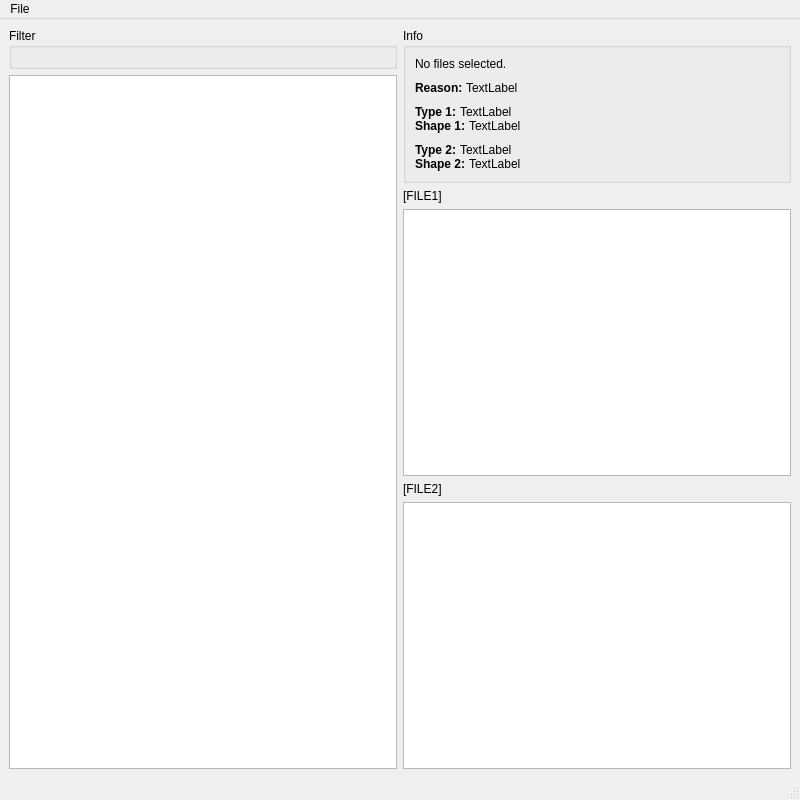
<?xml version="1.0" encoding="UTF-8"?>
<ui version="4.0">
 <class>MainWindow</class>
 <widget class="QMainWindow" name="MainWindow">
  <property name="geometry">
   <rect>
    <x>0</x>
    <y>0</y>
    <width>800</width>
    <height>800</height>
   </rect>
  </property>
  <property name="windowTitle">
   <string>Settings Diff</string>
  </property>
  <widget class="QWidget" name="centralwidget">
   <layout class="QVBoxLayout" name="verticalLayout">
    <item>
     <layout class="QHBoxLayout" name="horizontalLayout" stretch="1,1">
      <item>
       <layout class="QVBoxLayout" name="verticalLayout_4">
        <property name="leftMargin">
         <number>0</number>
        </property>
        <property name="topMargin">
         <number>0</number>
        </property>
        <item>
         <widget class="QGroupBox" name="gbFilter">
          <property name="title">
           <string>Filter</string>
          </property>
          <layout class="QVBoxLayout" name="filterLayout">
           <property name="spacing">
            <number>0</number>
           </property>
          </layout>
         </widget>
        </item>
        <item>
         <widget class="QListWidget" name="listWidget"/>
        </item>
       </layout>
      </item>
      <item>
       <layout class="QVBoxLayout" name="verticalLayout_2">
        <property name="leftMargin">
         <number>0</number>
        </property>
        <item>
         <widget class="QGroupBox" name="groupBox">
          <property name="title">
           <string>Info</string>
          </property>
          <layout class="QVBoxLayout" name="verticalLayout_3">
           <property name="spacing">
            <number>0</number>
           </property>
           <item>
            <widget class="QLabel" name="lblStatus">
             <property name="text">
              <string>No files selected.</string>
             </property>
            </widget>
           </item>
           <item>
            <layout class="QHBoxLayout" name="horizontalLayout_6" stretch="0,1">
             <property name="topMargin">
              <number>10</number>
             </property>
             <item>
              <widget class="QLabel" name="label_5">
               <property name="font">
                <font>
                 <weight>75</weight>
                 <bold>true</bold>
                </font>
               </property>
               <property name="text">
                <string>Reason: </string>
               </property>
              </widget>
             </item>
             <item>
              <widget class="QLabel" name="lblReason">
               <property name="text">
                <string>TextLabel</string>
               </property>
              </widget>
             </item>
            </layout>
           </item>
           <item>
            <layout class="QHBoxLayout" name="horizontalLayout_2" stretch="0,1">
             <property name="topMargin">
              <number>10</number>
             </property>
             <item>
              <widget class="QLabel" name="label">
               <property name="font">
                <font>
                 <weight>75</weight>
                 <bold>true</bold>
                </font>
               </property>
               <property name="text">
                <string>Type 1: </string>
               </property>
              </widget>
             </item>
             <item>
              <widget class="QLabel" name="lblType1">
               <property name="text">
                <string>TextLabel</string>
               </property>
              </widget>
             </item>
            </layout>
           </item>
           <item>
            <layout class="QHBoxLayout" name="horizontalLayout_4" stretch="0,1">
             <property name="topMargin">
              <number>0</number>
             </property>
             <item>
              <widget class="QLabel" name="label_4">
               <property name="font">
                <font>
                 <weight>75</weight>
                 <bold>true</bold>
                </font>
               </property>
               <property name="text">
                <string>Shape 1: </string>
               </property>
              </widget>
             </item>
             <item>
              <widget class="QLabel" name="lblShape1">
               <property name="text">
                <string>TextLabel</string>
               </property>
              </widget>
             </item>
            </layout>
           </item>
           <item>
            <layout class="QHBoxLayout" name="horizontalLayout_3" stretch="0,1">
             <property name="topMargin">
              <number>10</number>
             </property>
             <item>
              <widget class="QLabel" name="label_3">
               <property name="font">
                <font>
                 <weight>75</weight>
                 <bold>true</bold>
                </font>
               </property>
               <property name="text">
                <string>Type 2: </string>
               </property>
              </widget>
             </item>
             <item>
              <widget class="QLabel" name="lblType2">
               <property name="text">
                <string>TextLabel</string>
               </property>
              </widget>
             </item>
            </layout>
           </item>
           <item>
            <layout class="QHBoxLayout" name="horizontalLayout_5" stretch="0,1">
             <property name="topMargin">
              <number>0</number>
             </property>
             <item>
              <widget class="QLabel" name="label_2">
               <property name="font">
                <font>
                 <weight>75</weight>
                 <bold>true</bold>
                </font>
               </property>
               <property name="text">
                <string>Shape 2: </string>
               </property>
              </widget>
             </item>
             <item>
              <widget class="QLabel" name="lblShape2">
               <property name="text">
                <string>TextLabel</string>
               </property>
              </widget>
             </item>
            </layout>
           </item>
          </layout>
         </widget>
        </item>
        <item>
         <widget class="QLabel" name="lblFile1">
          <property name="text">
           <string>[FILE1]</string>
          </property>
         </widget>
        </item>
        <item>
         <widget class="QPlainTextEdit" name="tbValue1">
          <property name="readOnly">
           <bool>true</bool>
          </property>
         </widget>
        </item>
        <item>
         <widget class="QLabel" name="lblFile2">
          <property name="text">
           <string>[FILE2]</string>
          </property>
         </widget>
        </item>
        <item>
         <widget class="QPlainTextEdit" name="tbValue2"/>
        </item>
       </layout>
      </item>
     </layout>
    </item>
   </layout>
  </widget>
  <widget class="QMenuBar" name="menubar">
   <property name="geometry">
    <rect>
     <x>0</x>
     <y>0</y>
     <width>800</width>
     <height>24</height>
    </rect>
   </property>
   <widget class="QMenu" name="menuFile">
    <property name="title">
     <string>File</string>
    </property>
    <addaction name="actionExit"/>
   </widget>
   <addaction name="menuFile"/>
  </widget>
  <widget class="QStatusBar" name="statusbar"/>
  <action name="actionExit">
   <property name="text">
    <string>Exit</string>
   </property>
  </action>
 </widget>
 <resources/>
 <connections/>
</ui>
